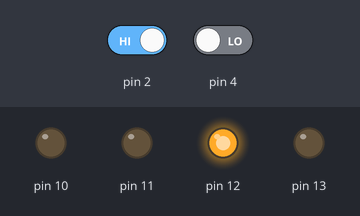
Recording of a sketch running on a simulated Arduino Uno, built with avr-gcc and run on an emulated ATmega328P. On the bench: output pins drawn as LEDs (lit = HIGH). The test bench sets the inputs (shaded band); at power-on: pin 2 HIGH, pin 4 LOW.

Above: at 1.2 s.
1.3 s: pin 2 driven LOW
At 2.3 s:
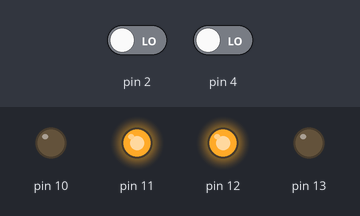
2.8 s: pin 4 driven HIGH
At 3.4 s:
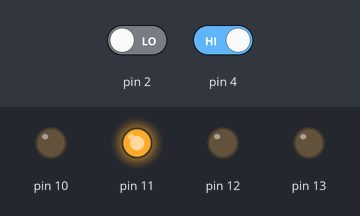
4.3 s: pin 4 driven LOW
At 4.6 s:
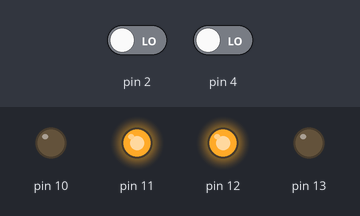
5.8 s: pin 2 driven HIGH
At 6.9 s:
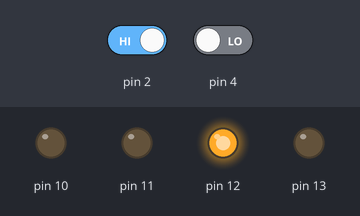
Timing chart, 0 to 8.3 s (numbered marks = the images above; inputs shaded):
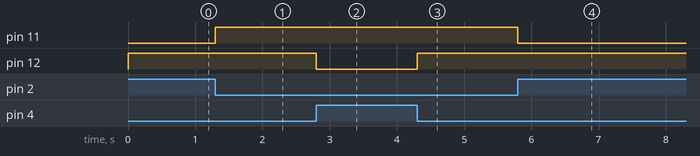

The sketch:

linefollower.ino
```cpp
void setup() {
  // put your setup code here, to run once:
pinMode(4,INPUT);
pinMode(2,INPUT);
pinMode(10,OUTPUT);
pinMode(11,OUTPUT);
pinMode(12,OUTPUT);
pinMode(13,OUTPUT);
}

void loop()
{
  // put your main code here, to run repeatedly:
int a=digitalRead(4);
int b=digitalRead(2);
if(a==1&&b==0)
{
  digitalWrite(10,LOW);
  digitalWrite(11,HIGH);
  digitalWrite(12,LOW);
  digitalWrite(13,LOW);
}
else if(a==0&&b==1)
{
  digitalWrite(10,LOW);
  digitalWrite(11,LOW);
  digitalWrite(12,HIGH);
  digitalWrite(13,LOW);
}
else
{
  digitalWrite(10,LOW);
  digitalWrite(11,HIGH);
  digitalWrite(12,HIGH);
  digitalWrite(13,LOW);
}
}
```

Measured:
- after the input at 1.3 s, pin 11: LOW → HIGH at once
- after the input at 2.8 s, pin 12: HIGH → LOW at once
- after the input at 4.3 s, pin 12: LOW → HIGH at once
- after the input at 5.8 s, pin 11: HIGH → LOW at once
